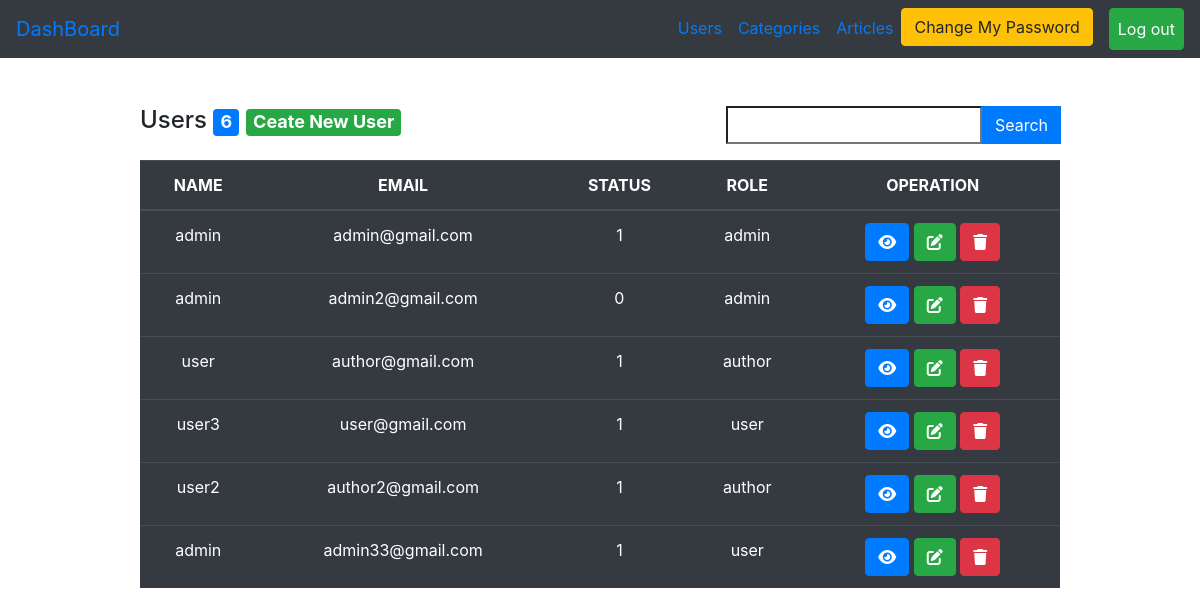
Page /Admin/users.php (signed in) on the committed database.
### tables this page shows
CREATE TABLE `users` (
  `user_id` int(11) NOT NULL,
  `username` varchar(255) NOT NULL,
  `email` varchar(255) NOT NULL,
  `password` varchar(255) NOT NULL,
  `status` enum('0','1') NOT NULL,
  `role` enum('user','admin','author') NOT NULL,
  `created_at` timestamp NULL DEFAULT NULL,
  `updated_at` timestamp NULL DEFAULT NULL
);

### Admin/initials.php (called while the page is built, shortened)
<?php
include ("Includes/temp/header.php");
include ("Includes/temp/navbar.php");
?>

### Admin/users.php (the view, shortened to what this page needs)
<?php
include("initials.php");
if (isset($_SESSION['login'])) {
    $page = "All";
    if ($page == "All") {
        $statment1 = $connect->prepare("SELECT * FROM users ");
        $statment1->execute();
        $usercount = $statment1->rowCount();
        $result = $statment1->fetchall();
?>
        <div class="container ">
            <div class="row">
                <div class="col-md-10 m-auto pt-5">
                    <div class="d-flex justify-content-between">
                        <h4 class="text-center">Users <span class="badge badge-primary"><?php echo $usercount ?></span>
                        <a class="badge badge-success" href="?page=create">Ceate New User</a>
                    </h4>
                    <form action="?page=search" method="post">
                        <div class="input-group">
                            <input type="search" name="search" >
                            <span class="input-group-prepend">
                                <button type="submit" class="btn btn-primary">Search</button>
                            </span>
                        </div>
                    </form>
                </div>
                    <table class="table table-dark text-center mt-3">
                        <thead>
                            <tr>
                                <th scope="col">NAME</th>
                                <th scope="col">EMAIL</th>
                                <th scope="col">STATUS</th>
                                <th scope="col">ROLE</th>
                                <th scope="col">OPERATION</th>
                            </tr>
                        </thead>
                        <tbody>
                            <?php
                            foreach ($result as $item) {
                            ?>
                                <tr>
                                    <td><?php echo $item['username'] ?></td>
                                    <td><?php echo $item['email'] ?></td>
                                    <td><?php echo $item['status'] ?></td>
                                    <td><?php echo $item['role'] ?></td>
                                    <td><a href="?page=show&user_id=<?php echo $item['user_id'] ?>" class="btn btn-primary"><i class="fa-solid fa-eye"></i></a>
                                        <a href="?page=edit&user_id=<?php echo $item['user_id'] ?>" class="btn btn-success"><i class="fa-solid fa-pen-to-square"></i></a>
                                        <a href="?page=delete&user_id=<?php echo $item['user_id'] ?>" class="btn btn-danger"><i class="fa-solid fa-trash"></i></a>
                                    </td>
                                </tr>
                            <?php
                            }
                            ?>
                        </tbody>
                    </table>
                </div>
            </div>
        </div>
    <?php
    } else if ($page == "show") {
        if (isset($_GET['user_id'])) {
            $user_id = $_GET['user_id'];
        }
        $statment1 = $connect->prepare("SELECT * FROM users WHERE	user_id =?");
        $statment1->execute(array($user_id));
        $item = $statment1->fetch();
    ?>
        <div class="container ">
            <div class="row">
                <div class="col-md-10 m-auto pt-5">
                    <table class="table table-dark mt-5 pt-5 text-center">
                        <thead>
                            <tr>
                                <th scope="col">ID</th>
                                <th scope="col">NAME</th>
                                <th scope="col">EMAIL</th>
                                <th scope="col">STATUS</th>
                                <th scope="col">ROLE</th>
                                <th scope="col">CREATED_AT</th>
                                <th scope="col">UPDATED_AT</th>
                                <th scope="col">OPERATION</th>
                            </tr>
                        </thead>
                        <tbody>
                            <tr>
                                <td><?php echo $item['user_id'] ?></td>
                                <td><?php echo $item['username'] ?></td>
                                <td><?php echo $item['email'] ?></td>
                                <td><?php echo $item['status'] ?></td>
                                <td><?php echo $item['role'] ?></td>
                                <td><?php echo $item['created_at'] ?></td>
                                <td><?php echo $item['updated_at'] ?></td>
                                <td><a href="users.php" class="btn btn-primary"><i class="fa-solid fa-arrow-right"></i></a></td>
                            </tr>
                        </tbody>
                    </table>
                </div>
            </div>
        </div>
    <?php
    } else if ($page == "search") {
        if ($_SERVER['REQUEST_METHOD'] == "POST") {
        $username= $_POST['search'];
        $statment = $connect->prepare("SELECT * FROM users WHERE username =?");
        $statment->execute(array($username));
        $result = $statment->fetchall();
        }
        if ($result) {
?>
        <table class="table table-dark text-center mt-5 pt-5">
        <thead>
            <tr>
                <th scope="col">NAME</th>
                <th scope="col">EMAIL</th>
                <th scope="col">STATUS</th>
                <th scope="col">ROLE</th>
                <th scope="col">OPERATION</th>
            </tr>
        </thead>
       <tbody>
                            <?php
                            foreach ($result as $item) {
                            ?>
                                <tr>
                                    <td><?php echo $item['username'] ?></td>
                                    <td><?php echo $item['email'] ?></td>
                                    <td><?php echo $item['status'] ?></td>
                                    <td><?php echo $item['role'] ?></td>
                                    <td><a href="?page=show&user_id=<?php echo $item['user_id'] ?>" class="btn btn-primary"><i class="fa-solid fa-eye"></i></a>
                                        <a href="?page=edit&user_id=<?php echo $item['user_id'] ?>" class="btn btn-success"><i class="fa-solid fa-pen-to-square"></i></a>
                                        <a href="?page=delete&user_id=<?php echo $item['user_id'] ?>" class="btn btn-danger"><i class="fa-solid fa-trash"></i></a>
                                        <a href="users.php" class="btn btn-primary">Back To Users Table</a>
                                    </td>
                                </tr>
                            <?php
                            }
                            ?>
                        </tbody>
    </table>
    <?php
        }else{
            $_SESSION['message']="user is not in database";
            header('Location:users.php');
        }
    } else if ($page == "delete") {
        if (isset($_GET['user_id'])) {
            $user_id = $_GET['user_id'];
        }
        $statment = $connect->prepare("DELETE FROM users WHERE user_id =?");
        $statment->execute(array($user_id));
        $_SESSION['message'] = "Deleted Sucessfully";
        header("Location:users.php");
    } else if ($page == "create") {
    ?>
        <div class="container">
            <div class="row">
                <div class="col-md-10 mt-5">
                    <h4 class="text-center">CREATE USER PAGE</h4>
                    <form action="?page=savenew" method="post">
                        <label>USERNAME</label>
                        <input type="text" name="name" class="form-control mb-3">
                        <label>EMAIL</label>
                        <input type="email" name="email" class="form-control mb-3">
                        <label>PASSWORD</label>
                        <input type="password" name="pass" class="form-control mb-3">
                        <label>STATUS</label>
                        <select name="status" class="form-control mb-3">
                            <option value="1">active</option>
                            <option value="0">block</option>
                        </select>
                        <label>ROLE</label>
                        <select name="role" class="form-control mb-3">
                            <option value="admin">admin</option>
                            <option value="user">user</option>
                        </select>
                        <input type="submit" value="Create New User" class="form-control mt-3 btn btn-success ">
                    </form>
                </div>
            </div>
        </div>
    <?php
    } else if ($page == "savenew") {
        if ($_SERVER['REQUEST_METHOD'] == "POST") {
            $name = $_POST['name'];
            $email = $_POST['email'];
            $pass = $_POST['pass'];
            $status = $_POST['status'];
            $role = $_POST['role'];
            $statment = $connect->prepare("select * from users where email=?");
            $statment->execute(array($email));
            $count = $statment->rowcount();
            $item = $statment->fetch();
            if ($count > 0) {
                echo "<h4 class='text-center alert alert-danger'>This Account Already Registed</h4>";
                header("Refresh:3;url=users.php?page=create");
            } else {
                try {
                    $statment = $connect->prepare("insert into users
                    (username,email,`password`,`status`,`role`,created_at)
                    values(?,?,?,?,?,now())");
                    $statment->execute(array( $name, $email, $pass, $status, $role));
                    $_SESSION['message'] = "CREATED SUCESSFULLY";
                    header("Location:users.php");
                } catch (PDOException $e) {
                    echo "<h4 class='text-center alert alert-danger'>DUPLICATED IN ID</h4>";
                    header("Refresh:3;url=users.php?page=create");
                }
            }
        }
    } else if ($page == "edit") {
        if (isset($_GET['user_id'])) {
            $user_id = $_GET['user_id'];
        }
        $statment = $connect->prepare("SELECT * FROM users WHERE user_id =?");
        $statment->execute(array($user_id));
        $item = $statment->fetch();
    ?>
        <div class="container">
            <div class="row">
                <div class="col-md-10 mt-5">
                    <h4 class="text-center">UPDATE USER PAGE</h4>
                    <form action="?page=update" method="post">
                        <input type="hidden" name="old_id" value="<?php echo $item['user_id']; ?>" class="form-control mb-3 ">
                        <label>USERNAME</label>
                        <input type="text" name="name" value="<?php echo $item['username']; ?>" class="form-control mb-3">
                        <label>EMAIL</label>
                        <input type="email" name="email" value="<?php echo $item['email']; ?>" class="form-control mb-3">
                        <label>STATUS</label>
                        <select name="status" class="form-control mb-3">
                            <?php
                            if ($item['status'] == 1) {
                                echo '<option value="1" selected>active</option>';
                                echo '<option value="0">block</option>';
                            } else {
                                echo '<option value="1" >active</option> ';
                                echo  '<option value="0" selected>block</option>';
                            }
                            ?>
                        </select>
                        <label>ROLE</label>
                        <select name="role" class="form-control mb-3">
                            <?php
                            if ($item['role'] == "admin") {
                                echo '<option value="admin" selected>admin</option> ';
                                echo  '<option value="user">user</option>';
                            } else {
                                echo '<option value="admin">admin</option> ';
                                echo  '<option value="user" selected>user</option>';
                            }
                            ?>
                        </select>
                        <input type="submit" value="Update User" class="form-control mt-3 btn btn-success ">
                    </form>
                </div>
            </div>
        </div>
    <?php
    } else if ($page == "update") {
        if ($_SERVER['REQUEST_METHOD'] == "POST") {
            $old_id = $_POST['old_id'];
            $name = $_POST['name'];
            $email = $_POST['email'];
            $status = $_POST['status'];
            $role = $_POST['role'];
            $statment = $connect->prepare("select email from users where user_id = ?");
            $statment->execute(array($old_id));
            $old_email = $statment->fetchColumn();
            if ($email != $old_email) {
                $statment = $connect->prepare("select * from users where email=?");
                $statment->execute(array($email));
                $count = $statment->rowcount();
                $item = $statment->fetch();
                if ($count > 0) {
                    echo "<h4 class='text-center alert alert-danger'>This Account Already Registed</h4>";
                    header("Refresh:3;url=users.php?page=edit&user_id=$old_id");
                    exit;
                }
            }
            try {
                $statment = $connect->prepare("UPDATE USERS SET username=?, email=?, `status`=?, `role`=?, updated_at=now() WHERE user_id=?");
                $statment->execute(array($name, $email, $status, $role, $old_id));
                $_SESSION['message'] = "UPDATED SUCESSFULLY";
                header("Location:users.php");
            } catch (PDOException $e) {
                echo "<h4 class='text-center alert alert-danger'>DUPLICATED IN ID</h4>";
                header("Refresh:3;url=users.php?page=edit&user_id=$old_id");
            }
        }
    }
    ?>
<?php
} else {
    $_SESSION['message'] = "Please Login First";
    header("Location:../login.php");
}
include("Includes/temp/footer.php");
?>

### Admin/Includes/temp/header.php (shortened to what this page needs)
<!DOCTYPE html>
<html lang="en">
<head>
    <link rel="stylesheet" href="Includes/assests/style.css">
    <link rel="stylesheet" href="https://cdnjs.cloudflare.com/ajax/libs/font-awesome/6.6.0/css/all.min.css" />
    <link rel="stylesheet" href="https://cdn.jsdelivr.net/npm/bootstrap@4.6.2/dist/css/bootstrap.min.css">
</head>
<body>

### Admin/Includes/temp/navbar.php (shortened to what this page needs)
<?php
include("Includes/temp/header.php");
?>
<nav class="navbar navbar-expand-lg  bg-dark ">
  <a class="navbar-brand" href="dashboard.php">DashBoard</a>
  <div class="collapse navbar-collapse" id="navbarNavDropdown">
    <ul class="navbar-nav ml-auto">
      <li class="nav-item">
        <a class="nav-link" href="users.php">Users</a>
      </li>
      <li class="nav-item">
        <a class="nav-link" href="categories.php">Categories</a>
      </li>
      <li class="nav-item">
        <a class="nav-link" href="posts.php">Articles</a>
      </li>
      <li class="nav-item">
        <a href="password.php?email=<?php echo $_SESSION['login'] ?>" class="btn btn-warning">Change My Password </i></a>
      </li>
      <a class="nav-link btn btn-success ml-3" href="logout.php">Log out</a>
    </ul>
  </div>
</nav>

### Admin/Includes/temp/footer.php (shortened to what this page needs)
</body>
</html>

### rows in the picture
users: username "admin", email "admin@gmail.com", status "1", role "admin"
users: username "admin", email "admin2@gmail.com", status "0", role "admin"
users: username "user", email "author@gmail.com", status "1", role "author"
users: username "user3", email "user@gmail.com", status "1", role "user"
users: username "user2", email "author2@gmail.com", status "1", role "author"
users: username "admin", email "admin33@gmail.com", status "1", role "user"

### other values in the picture
$usercount "6"
